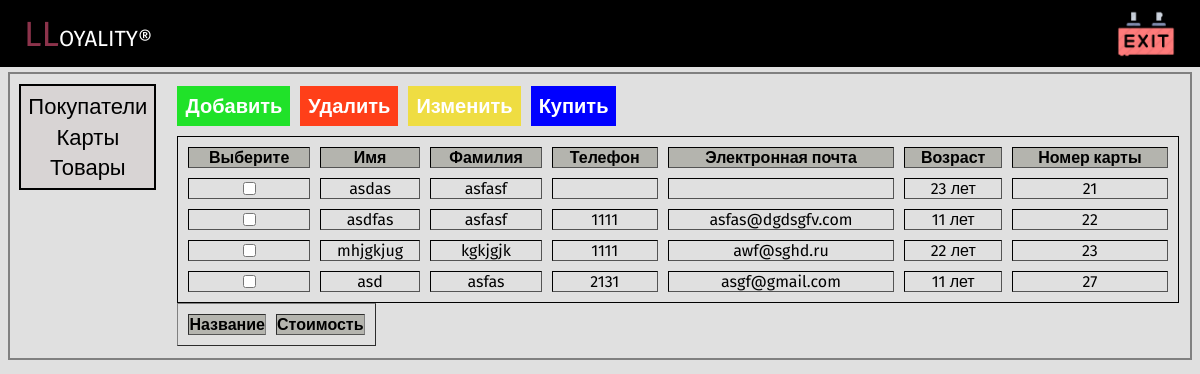
The page /count.php on the database its author committed.
### tables this page shows
CREATE TABLE `customers` (
  `customerId` int(11) NOT NULL,
  `customerName` varchar(255) NOT NULL,
  `customerSurname` varchar(255) NOT NULL,
  `customerTel` varchar(11) DEFAULT NULL,
  `customerEmail` varchar(255) DEFAULT NULL,
  `age` int(11) NOT NULL,
  `cardId` int(11) NOT NULL
);

### count.php (the view, shortened to what this page needs)
<?
require "connection.php";
$selectCustomers = mysqli_query($link, "SELECT * FROM `customers` ORDER BY customers.`customerId`;");
?>
<!DOCTYPE html>
<html>
<head>
	<link rel="stylesheet" type="text/css" href="styles/style_count.css">
</head>
<body>
<div class="wrapper">
	<header>
		<a href="count.php" class="LL">LL<span>OYALITY&reg</span></a>
		<a href="logout.php"><img src="icons/logOut (2).png"></a>
	</header>
	<div class="wrapper2">
		<div class="content">
			<div class="select">
				<ul class="select">
					<li><a class="select">Покупатели</a></li>
					<li><a class="select">Карты</a></li>
					<li style="margin-bottom: unset;"><a class="select">Товары</a></li>
				</ul>
			</div>
			<div class="mainContent">
				<form action="" method="POST">
				<div class="buttonsCustomers">
					<a href="addCustomer.php" class="add" style="margin-left: unset;">Добавить</a>
					<input type="submit" class="delete" value="Удалить" name="deleteCustomerButton">
					<a class="change">Изменить</a>
					<a class="buy" href="index.php">Купить</a>
				</div>
				<table border="1px solid black" cellpadding="10px" cellspacing="10px" class="customers">
					<tr style="margin-top: 10px;">
						<th>Выберите</th>
						<th>Имя</th>
						<th>Фамилия</th>
						<th>Телефон</th>
						<th>Электронная почта</th>
						<th>Возраст</th>
						<th>Номер карты</th>
					</tr>
					<tbody align="center" valign="middle">
					<?
					while ($selectCustomersResult = mysqli_fetch_row($selectCustomers)) {
						?>
						<tr>
							<td><input type="checkbox" value="<?echo $selectCustomersResult[0];?>" name="deleteCustomer[]"></td>
							<td><? echo $selectCustomersResult[1]; ?></td>
							<td><? echo $selectCustomersResult[2]; ?></td>
							<td><? echo $selectCustomersResult[3]; ?></td>
							<td><? echo $selectCustomersResult[4]; ?></td>
							<td><? echo $selectCustomersResult[5] . ' лет'; ?></td>
							<td><? echo $selectCustomersResult[6]; ?></td>
						</tr>
						<?
					}
					?>
					</form>
				<table border="1px solid black" cellpadding="10px" cellspacing="10px" class="orders">
					<tr style="margin-top: 10px;">
						<th>Название</th>
						<th>Стоимость</th>
					</tr>
				</table>
			</div>
		</div>
	</div>
</div>
</body>
</html>

### styles/style_count.css (style rules this page uses)
* { margin: 0; padding: 0; font-family: 'Fira Sans', sans-serif; }
html, body, .wrapper { height: 100%; }
.wrapper { background-color: #E0E0E0; }
header { display: flex; flex-flow: row wrap; justify-content: space-between; align-items: center; padding: 0.3% 2%; background-color: black; }
a.LL { text-decoration: none; color: #8C334B; font-size: 35px; }
a.LL > span { font-size: 22px; color: white; }
header > a > img { width: 60px; float: right; }
div.wrapper2 { padding: 0 0.8%; }
div.content { display: flex; flex-flow: row nowrap; justify-content: flex-start; align-items: flex-start; outline: 2px solid gray; margin-top: 0.6%; padding: 1%; }
div.select { background-color: #d8d4d4; outline: 2px solid black; padding: 0.6%; }
ul.select { list-style-type: none; }
ul.select > li { margin-bottom: 3%; display: flex; justify-content: center; }
ul.select > li > a { text-decoration: none; color: black; font-size: 22px; transition: all .3s; }
div.mainContent { width: 100%; margin-left: 2%; }
div.buttonsCustomers, div.buttonsProducts { display: flex; flex-flow: row wrap; justify-content: flex-start; align-items: flex-start; }
a.add, input.delete, a.change, a.buy { display: block; padding: 8px; color: white; text-decoration: none; text-align: center; margin-left: 1%; font-size: 20px; font-weight: bold; transition: all .2s; outline: 0; border: 0; }
div.buttonsCustomers > a.add, div.buttonsProducts > a.add { background-color: #20e229; }
div.buttonsCustomers > input.delete, div.buttonsProducts > input.delete { background-color: #ff3f19 ; }
div.buttonsCustomers > a.change, div.buttonsProducts > a.change { background-color: #efdd42; }
div.buttonsCustomers > a.buy, div.buttonsProducts > a.buy { background-color: blue; }
table.customers, table.cards, table.products { margin-top: 1%; border: 1px solid black; width: 100%; }
th { background-color: #b4b4ae ; }
tr { border-bottom: 1px solid black; }

### rows shown on the page
customers: customerName "asdas", customerSurname "asfasf", age "23", cardId "21"
customers: customerName "asdfas", customerSurname "asfasf", customerTel "1111", customerEmail "asfas@dgdsgfv.com", age "11", cardId "22"
customers: customerName "mhjgkjug", customerSurname "kgkjgjk", customerTel "1111", customerEmail "awf@sghd.ru", age "22", cardId "23"
customers: customerName "asd", customerSurname "asfas", customerTel "2131", customerEmail "asgf@gmail.com", age "11", cardId "27"
